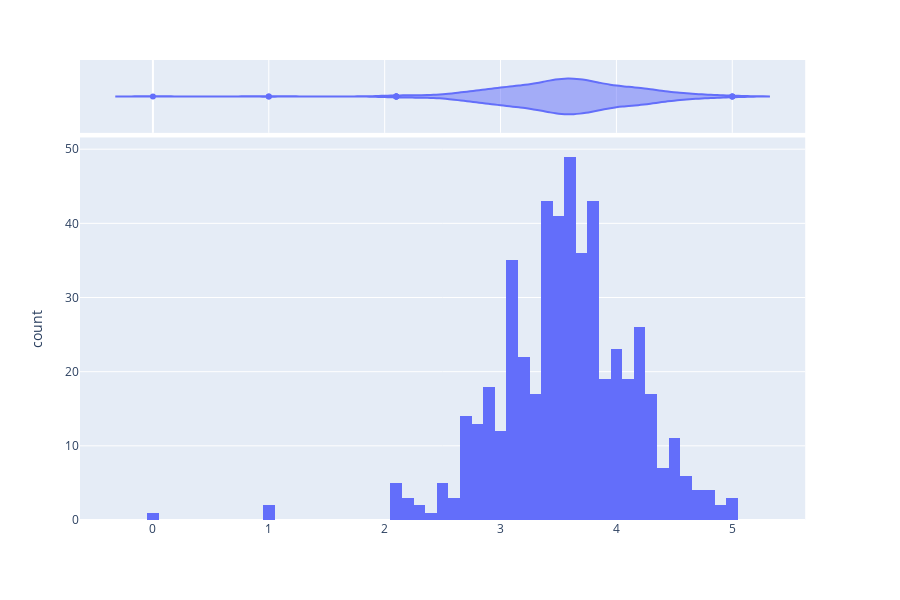

This figure's notebook cell:
### Markdown cell above
### Simple EDA on Rating & Salary

### Code cell
import plotly.express as px
tips = df_update.dropna()
fig = px.histogram(tips, x="rating",
                   marginal="violin", # or violin, rug
                   hover_data=tips.columns)
fig.show()
